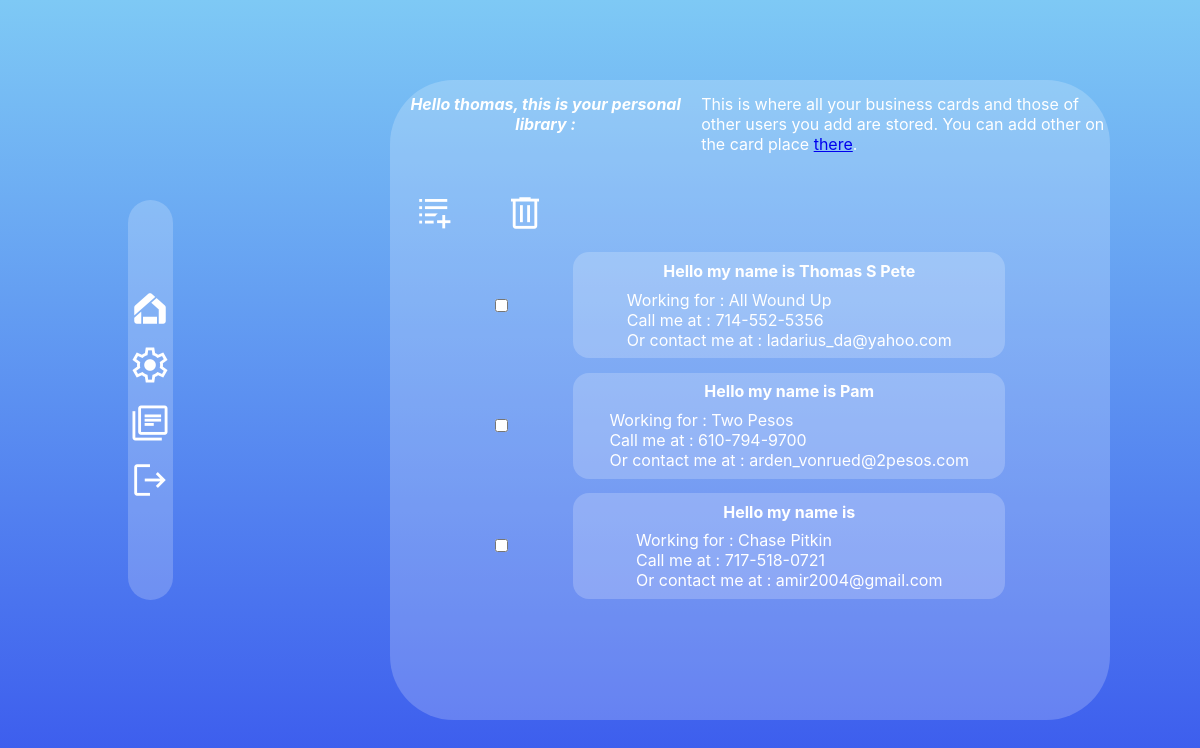
Screenshot of /user_home.php (signed in) with the database file from the repository.
### tables this page shows
CREATE TABLE `business_card` (
  `id` int(11) NOT NULL,
  `user_id` int(11) NOT NULL,
  `name` varchar(56) DEFAULT NULL,
  `company_name` varchar(56) DEFAULT NULL,
  `email` text NOT NULL,
  `telephone_number` varchar(56) DEFAULT NULL
);

### controller/user_home.php (called while the page is built, shortened)
<?php
include_once './view/user_home.php';
require_once './model/Bdd.php';

### user_home.php (called while the page is built, shortened)
<?php
include_once './controller/user_home.php';

### model/Bdd.php (the view, shortened to what this page needs)
<?php
class Bdd
{
    private string $host_name = 'localhost';
    private string $database = 'ktr-msc-ls1';
    private string $user_name = 'root';
    private string $pass_word = 'root';
    private PDO $dbh;
    public function __construct()
    {
        try {
            $this->dbh = new PDO("mysql:dbname={$this->database};host={$this->host_name};charset=utf8", $this->user_name, $this->pass_word);
        } catch (PDOException $e) {
            echo 'Failed to connect to bdd : ' . $e->getMessage();
            exit();
        }
    }
    public function loadLibraries(int $id, bool $personalLibrary = true): void
    {
        switch ($personalLibrary) {
            case true:
                $res = $this->dbh->prepare('select b.* from library l join business_card b on l.business_card_id = b.id join user u on l.user_id = u.id where u.id = ?');
                $res->execute([$id]);
                break;
        }
        $lines = $res->fetchAll();
        foreach ($lines as $line) {
            echo "<li class='element-library'>";
            echo "<input type='checkbox' name='id[]' value='" . $line['id'] . "'/>";
            echo "<div class='card_data'>
                       <div>
                            <h5 class='card_name'>Hello my name is " . $line['name'] . "</h5>
                       </div>
                       <ul class='card_list_data'>
                            <li>Working for : " . $line['company_name'] . "</li>
                            <li>Call me at : " . $line['telephone_number'] . "</li>
                            <li>Or contact me at : " . $line['email'] . "</li>
                       </ul>
                   </div>";
            echo "</li>";
        }
    }
}

### view/user_home.php (shortened to what this page needs)
<?php
include_once './controller/user_home.php';
require_once './model/Bdd.php';
$bdd = new Bdd();
?>
<html lang="en">
<head>
    <link rel="stylesheet" href='./view/css/user_home.css'>
</head>
<body>
<nav class="header-nav">
    <ul class="navbar">
        <li><a href="./user_home.php" class="material-symbols-outlined">home_app_logo</a></li>
        <li><a href="./profile.php" class="material-symbols-outlined">
                settings</a></li>
        <li><a href="./libraryPlace.php" class="material-symbols-outlined">library_books</a></li>
        <li>
            <form method="post">
                    <input type="submit" name="log_out" id="logout" class="material-symbols-outlined" value="logout"/>
            </form>
        </li>
    </ul>
</nav>
<div class="content">
    <div class="library-detail">
        <h2>Hello <?= $_SESSION['user']['name'] ?>, this is your personal library : </h2>
        <span>This is where all your business cards and those of other users you add are stored. You can add other on the card place <a
                    href="./libraryPlace.php">there</a>.</span>
    </div>
    <main>
        <form method="post">
            <nav class="own-lib-settings">
                <ul>
                    <li>
                        <a href="#" class="new_card">
                            <input type="submit" name="" id="logout" class="material-symbols-outlined" value="forms_add_on"/>
                        </a>
                    </li>
                    <li>
                        <input type="submit" name="removeFromLibrary" id="logout" class="material-symbols-outlined" value="delete"/>
                    </li>
                </ul>
            </nav>
            <ul class="library-list">
                <?= $bdd->loadLibraries($_SESSION['user']['id']) ?>
            </ul>
        </form>
    </main>
</div>
</body>
</html>

### view/css/user_home.css (style rules this page uses)
.library-detail { padding-top: 2%; width: 100%; display: flex; flex-direction: row; color: white; }
.library-detail > h2 { color: white; text-align: center; margin-bottom: 3%; font-style: italic; width: 100%; }
main { width: 100%; display: -webkit-flex; justify-content: center; align-items: center; overflow-y: scroll; }
main > form { height: 100%; width: 100%; }
.library-list { list-style: none; overflow-y: scroll; scrollbar-color: rebeccapurple green; scrollbar-width: thin; width: 100%; display: flex; justify-content: center; align-items: center; flex-direction: column; }
.element-library { display: flex; list-style: none; flex-direction: row; justify-content: space-around; align-items: center; width: 80%; padding-top: 2%; }
.own-lib-settings ul { padding-top: 5%; display: flex; flex-direction: row; list-style: none; justify-content: space-around; width: 25%; }

### view/css/myTemplate.css (style rules this page uses)
* { margin: 0; padding: 0; font-family: -apple-system, BlinkMacSystemFont, 'Segoe UI', Roboto, Oxygen, Ubuntu, Cantarell, 'Open Sans', 'Helvetica Neue', sans-serif; font-size: 16px; }
body { height: 100vh; display: grid; grid-template-columns: 25% 75%; background: linear-gradient(#7EC9F5, #3957ED) !important; }
.content { height: 80%; width: 80%; display: flex; justify-content: flex-start; align-items: center; flex-direction: column; justify-self: center; align-self: center; background: rgba(255, 255, 255, .2); border-radius: 4rem; }

### view/css/navbar.css (style rules this page uses)
.header-nav { display: flex; align-items: center; justify-content: center; justify-self: center; align-self: center; width: 15%; height: 50%; background: rgba(255, 255, 255, .2); border-radius: 10rem; }
.navbar { display: flex; flex-direction: column; list-style: none; width: 50%; justify-content: space-between; align-items: center; }
.navbar li { padding-bottom: 50%; }
.navbar a, #logout { font-size: 2.625rem; border: none; text-decoration: none; color: white; background-color: transparent; padding-bottom: 2%; }

### view/css/cardDesign.css (style rules this page uses)
.card_data { background: rgba(255, 255, 255, .2); color: white; width: 75%; border-radius: 1rem; display: flex; align-items: center; justify-content: center; flex-direction: column; }
.card_data > div { padding-top: 2%; display: flex; justify-content: center; align-items: center; }
.card_list_data { padding-top: 2%; padding-bottom: 2%; list-style: none; display: flex; justify-content: center; align-items: flex-start; flex-direction: column; }

### rows the page displays
business_card: name "Thomas S Pete", company_name "All Wound Up", telephone_number "714-552-5356", email "ladarius_da@yahoo.com"
business_card: name "Pam", company_name "Two Pesos", telephone_number "610-794-9700", email "arden_vonrued@2pesos.com"
business_card: company_name "Chase Pitkin", telephone_number "717-518-0721", email "amir2004@gmail.com"

### other values shown
$_SESSION['user']['name'] "thomas"
